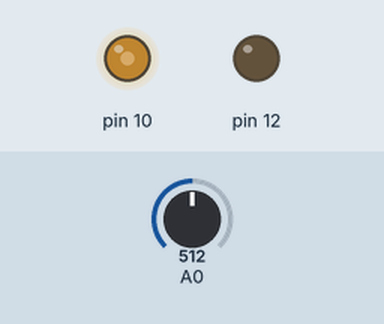
This sketch was run on a simulated Arduino Uno, built with avr-gcc and run on an emulated ATmega328P. Shown: output pins drawn as LEDs (lit = HIGH). The inputs (shaded band) are chosen by the test bench; at power-on: A0 = 512.

Above: at 1.2 s.
1.3 s: A0 set to 716
At 1.7 s:
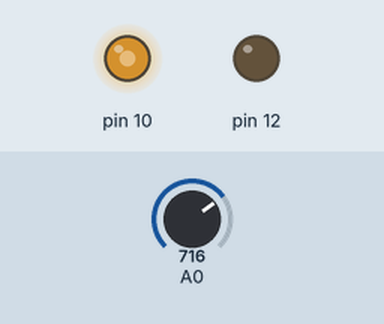
2.8 s: A0 set to 900
At 4.0 s:
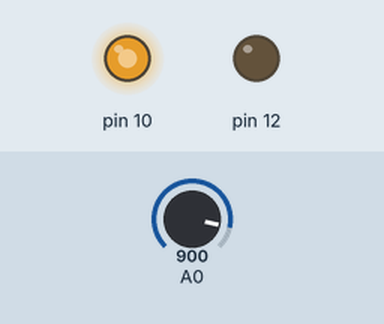
4.3 s: A0 set to 930
At 5.2 s:
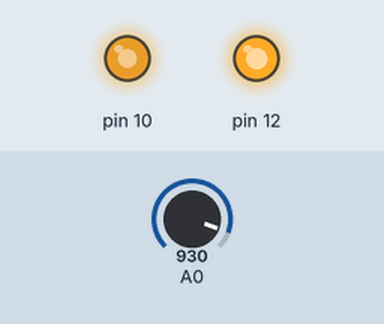
5.8 s: A0 set to 122
At 6.3 s:
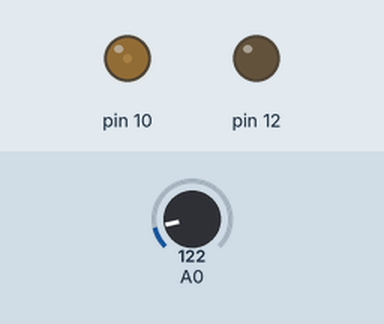
7.3 s: A0 set to 0
At 8.5 s:
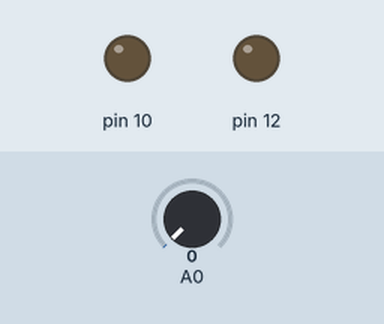
8.8 s: A0 set to 511
At 9.8 s:
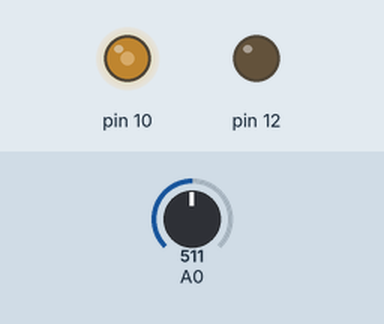
Timing chart, 0 to 11.3 s (numbered marks = the images above; inputs shaded):
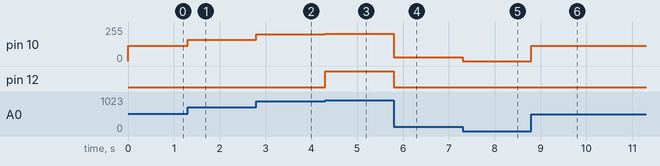

Measured:
- after the input at 1.3 s, pin 10: 113/255 → 158/255 at once
- after the input at 2.8 s, pin 10: 158/255 → 199/255 at once
- after the input at 4.3 s, pin 10: 199/255 → 204/255 at once; pin 12: LOW → HIGH at once
- after the input at 5.8 s, pin 10: 204/255 → 27/255 at once; pin 12: HIGH → LOW at once
- after the input at 7.3 s, pin 10: 27/255 → 0/255 at once
- after the input at 8.8 s, pin 10: 0/255 → 113/255 at once

The sketch:

February_13_Sketch.ino
```cpp
void setup() {
  pinMode(10, OUTPUT);
  pinMode(12, OUTPUT);
}

void loop() {
  int reading, PWM_parameter;
  boolean Caution_Flag;

  reading = analogRead(A0);

  if(reading <= 920)   // Reading at most 4 V
  {
    PWM_parameter = mymap(reading);
    Caution_Flag = LOW;
  }
  else
  {
    PWM_parameter = 204;
    Caution_Flag = HIGH;
  }
  analogWrite(10, PWM_parameter);
  digitalWrite(12, Caution_Flag);

}

int mymap(int reading)
{
  return (reading/920.)*204.;
}
```
